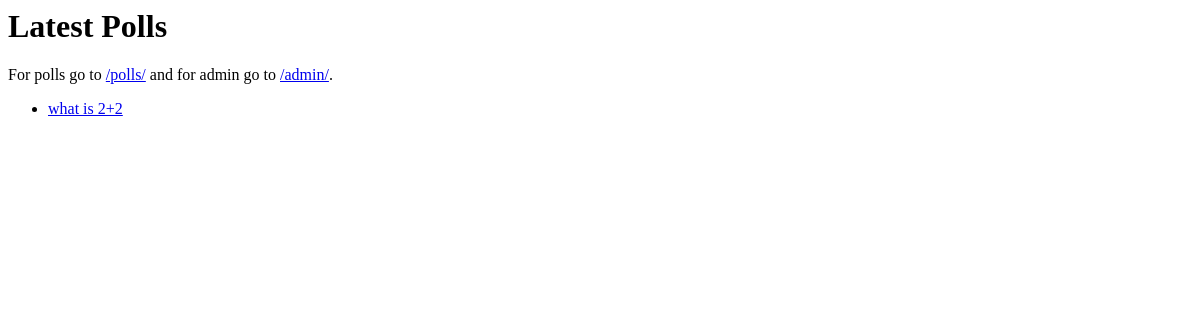
/polls/, run on an earlier commit of the app's database.
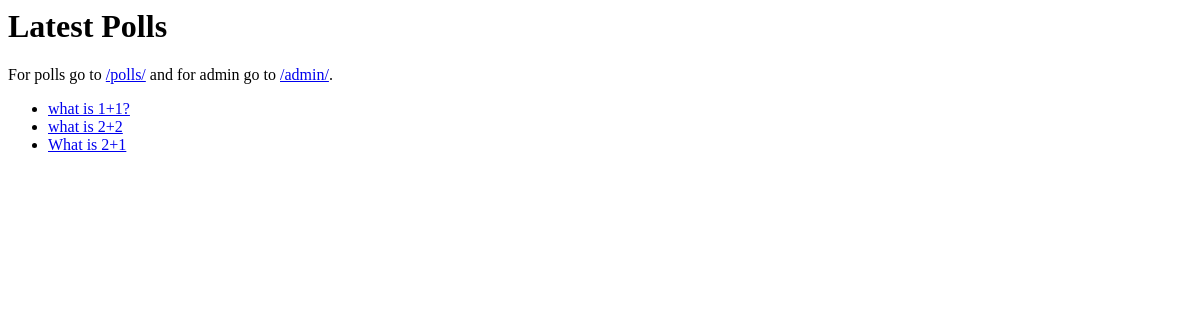
And on a later commit of the database.
### polls/models.py (models this page shows, shortened)
class Question(models.Model):
    question_text = models.CharField(max_length=200)
    pub_date = models.DateTimeField("date published")

### polls/views.py (the view)
# urls.py: path("", views.index, name="index"),
def index(request):
    latest_question_list = Question.objects.order_by("-pub_date")[:5]
    context = {"latest_question_list": latest_question_list}
    return render(request, "polls/index.html", context)

### polls/templates/polls/index.html
<h1>Latest Polls</h1>
<p>
    For polls go to <a href="{% url 'polls:index' %}">{% url 'polls:index' %}</a>
    and for admin go to <a href="/admin/">/admin/</a>.
</p>
{% if latest_question_list %}
    <ul>
    {% for question in latest_question_list %}
        <li>
            <a href="{% url 'polls:detail' question.id %}">
                {{ question.question_text }}
            </a>
        </li>
    {% endfor %}
    </ul>
{% else %}
    <p>No polls are available.</p>
{% endif %}

What changed in the data, as far as the page shows it:
added Question: question_text "what is 1+1?"
added Question: question_text "What is 2+1"
